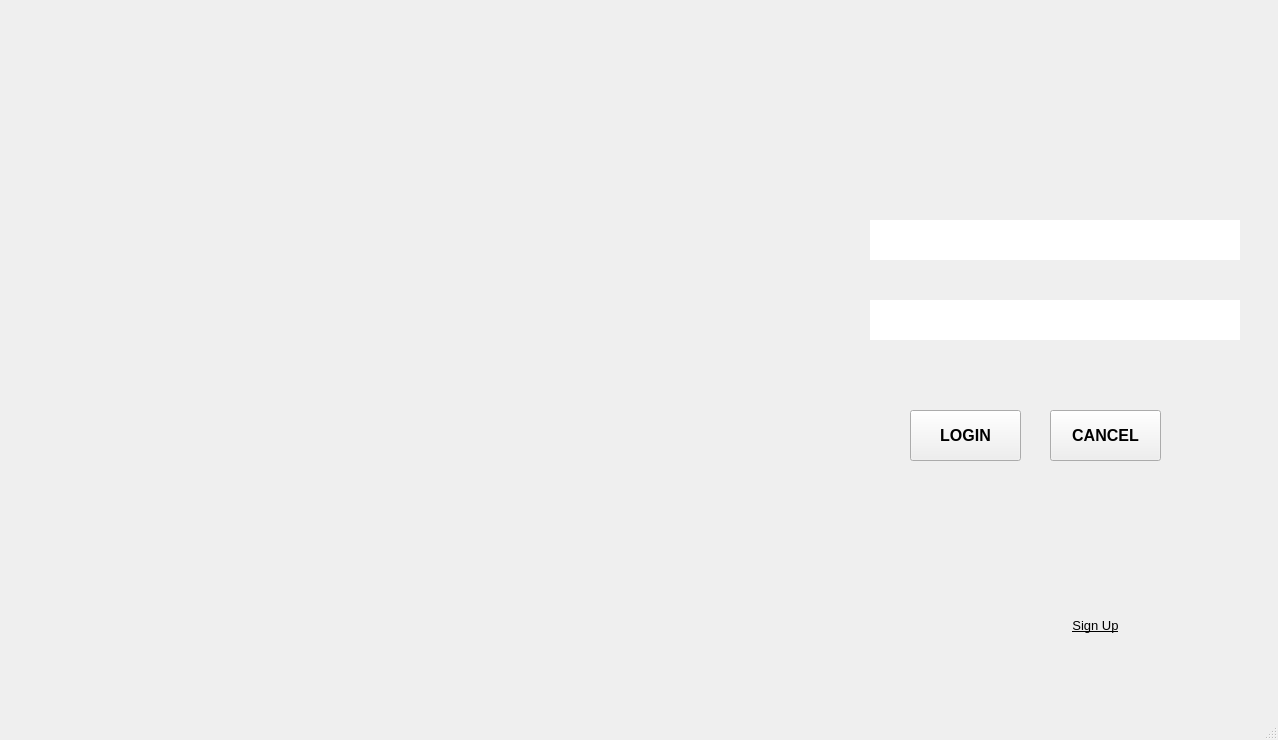
<?xml version="1.0" encoding="UTF-8"?>
<ui version="4.0">
 <class>MainWindow</class>
 <widget class="QMainWindow" name="MainWindow">
  <property name="geometry">
   <rect>
    <x>0</x>
    <y>0</y>
    <width>1278</width>
    <height>740</height>
   </rect>
  </property>
  <property name="windowTitle">
   <string>MainWindow</string>
  </property>
  <property name="styleSheet">
   <string notr="true">#centralwidget{
	background-image: url(:/images/2.png);}</string>
  </property>
  <widget class="QWidget" name="centralwidget">
   <widget class="QPushButton" name="pushButton">
    <property name="geometry">
     <rect>
      <x>1060</x>
      <y>610</y>
      <width>71</width>
      <height>31</height>
     </rect>
    </property>
    <property name="font">
     <font>
      <pointsize>10</pointsize>
      <underline>true</underline>
      <strikeout>false</strikeout>
      <kerning>false</kerning>
      <hintingpreference>PreferFullHinting</hintingpreference>
      <fontweight>ExtraLight</fontweight>
     </font>
    </property>
    <property name="acceptDrops">
     <bool>false</bool>
    </property>
    <property name="text">
     <string>Sign Up</string>
    </property>
    <property name="default">
     <bool>false</bool>
    </property>
    <property name="flat">
     <bool>true</bool>
    </property>
   </widget>
   <widget class="QLineEdit" name="lineEditUN">
    <property name="geometry">
     <rect>
      <x>870</x>
      <y>220</y>
      <width>370</width>
      <height>40</height>
     </rect>
    </property>
    <property name="frame">
     <bool>false</bool>
    </property>
    <property name="echoMode">
     <enum>QLineEdit::Normal</enum>
    </property>
   </widget>
   <widget class="QPushButton" name="pushButtonLogin">
    <property name="geometry">
     <rect>
      <x>910</x>
      <y>410</y>
      <width>111</width>
      <height>51</height>
     </rect>
    </property>
    <property name="font">
     <font>
      <pointsize>12</pointsize>
      <bold>true</bold>
      <kerning>false</kerning>
     </font>
    </property>
    <property name="text">
     <string>LOGIN</string>
    </property>
    <property name="flat">
     <bool>false</bool>
    </property>
   </widget>
   <widget class="QPushButton" name="pushButtonCancel">
    <property name="geometry">
     <rect>
      <x>1050</x>
      <y>410</y>
      <width>111</width>
      <height>51</height>
     </rect>
    </property>
    <property name="font">
     <font>
      <pointsize>12</pointsize>
      <bold>true</bold>
      <kerning>false</kerning>
     </font>
    </property>
    <property name="text">
     <string>CANCEL</string>
    </property>
   </widget>
   <widget class="QLineEdit" name="lineEditPass">
    <property name="geometry">
     <rect>
      <x>870</x>
      <y>300</y>
      <width>370</width>
      <height>40</height>
     </rect>
    </property>
    <property name="font">
     <font>
      <kerning>false</kerning>
      <hintingpreference>PreferVerticalHinting</hintingpreference>
     </font>
    </property>
    <property name="frame">
     <bool>false</bool>
    </property>
    <property name="echoMode">
     <enum>QLineEdit::Password</enum>
    </property>
   </widget>
  </widget>
  <widget class="QMenuBar" name="menubar">
   <property name="geometry">
    <rect>
     <x>0</x>
     <y>0</y>
     <width>1278</width>
     <height>25</height>
    </rect>
   </property>
  </widget>
  <widget class="QStatusBar" name="statusbar"/>
 </widget>
 <resources/>
 <connections/>
</ui>
